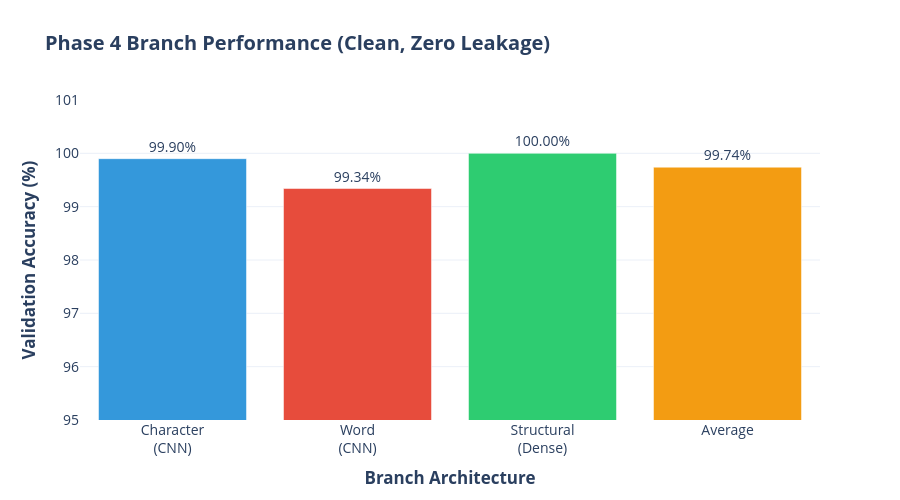
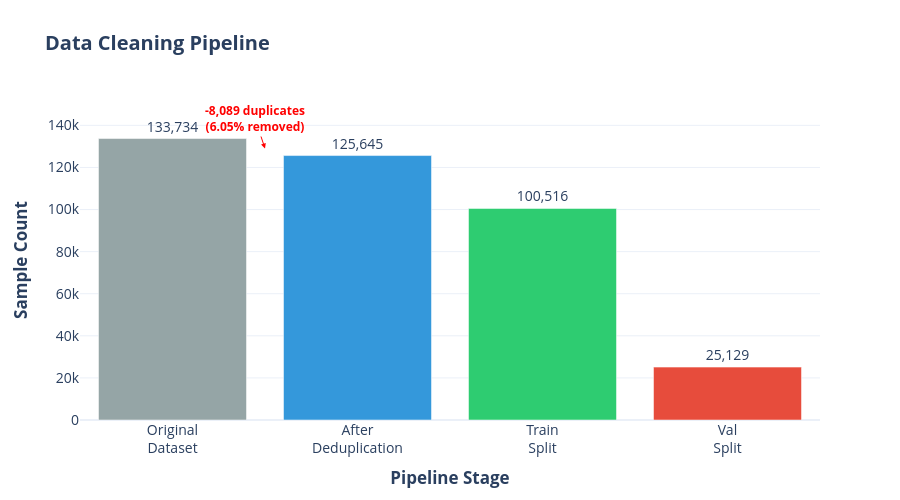
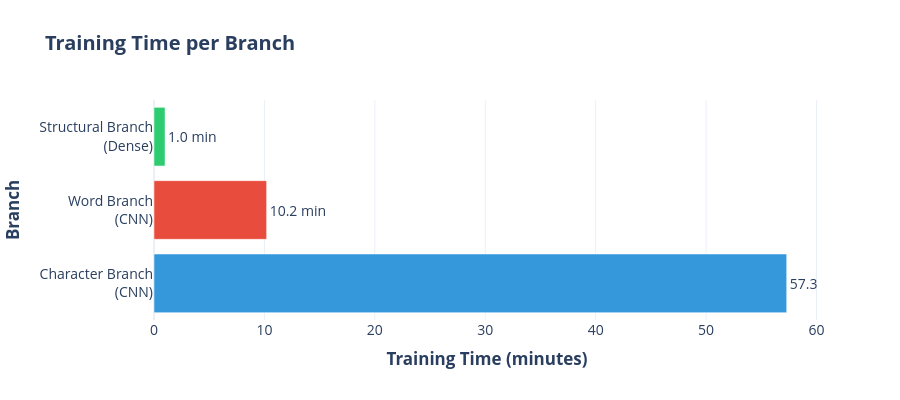

The cell these charts' notebook holds for them, in order:
### Code cell
# ============================================================================
# PHASE 4 RETRAINING - INLINE VISUALIZATION (JUPYTER DISPLAY)
# ============================================================================

import plotly.graph_objects as go
from plotly.subplots import make_subplots
import plotly.express as px

print("="*80)
print("PHASE 4 RETRAINING - VISUAL SUMMARY")
print("="*80)

# ============================================================================
# 1. Branch Performance Comparison
# ============================================================================

fig1 = go.Figure()

branches = ['Character<br>(CNN)', 'Word<br>(CNN)', 'Structural<br>(Dense)', 'Average']
accuracies = [99.90, 99.34, 100.00, 99.74]
colors = ['#3498db', '#e74c3c', '#2ecc71', '#f39c12']

fig1.add_trace(go.Bar(
    x=branches,
    y=accuracies,
    text=[f'{acc:.2f}%' for acc in accuracies],
    textposition='outside',
    marker_color=colors,
    hovertemplate='<b>%{x}</b><br>Accuracy: %{y:.2f}%<extra></extra>'
))

fig1.update_layout(
    title='<b>Phase 4 Branch Performance (Clean, Zero Leakage)</b>',
    xaxis_title='<b>Branch Architecture</b>',
    yaxis_title='<b>Validation Accuracy (%)</b>',
    yaxis=dict(range=[95, 101]),
    font=dict(size=14),
    height=500,
    showlegend=False,
    template='plotly_white'
)

fig1.show()

# ============================================================================
# 2. Data Cleaning Pipeline
# ============================================================================

fig2 = go.Figure()

categories = ['Original<br>Dataset', 'After<br>Deduplication', 'Train<br>Split', 'Val<br>Split']
samples = [133734, 125645, 100516, 25129]
colors_flow = ['#95a5a6', '#3498db', '#2ecc71', '#e74c3c']

fig2.add_trace(go.Bar(
    x=categories,
    y=samples,
    text=[f'{s:,}' for s in samples],
    textposition='outside',
    marker_color=colors_flow,
    hovertemplate='<b>%{x}</b><br>Samples: %{y:,}<extra></extra>'
))

fig2.add_annotation(
    x=0.5, y=129000,
    text='<b>-8,089 duplicates<br>(6.05% removed)</b>',
    showarrow=True,
    arrowhead=2,
    arrowcolor='red',
    font=dict(color='red', size=12)
)

fig2.update_layout(
    title='<b>Data Cleaning Pipeline</b>',
    xaxis_title='<b>Pipeline Stage</b>',
    yaxis_title='<b>Sample Count</b>',
    font=dict(size=14),
    height=500,
    showlegend=False,
    template='plotly_white'
)

fig2.show()

# ============================================================================
# 3. Training Time Comparison
# ============================================================================

fig3 = go.Figure()

times = [57.3, 10.2, 1.0]
branches_time = ['Character Branch<br>(CNN)', 'Word Branch<br>(CNN)', 'Structural Branch<br>(Dense)']

fig3.add_trace(go.Bar(
    x=times,
    y=branches_time,
    orientation='h',
    text=[f'{t:.1f} min' for t in times],
    textposition='outside',
    marker_color=['#3498db', '#e74c3c', '#2ecc71'],
    hovertemplate='<b>%{y}</b><br>Time: %{x:.1f} minutes<extra></extra>'
))

fig3.update_layout(
    title='<b>Training Time per Branch</b>',
    xaxis_title='<b>Training Time (minutes)</b>',
    yaxis_title='<b>Branch</b>',
    font=dict(size=14),
    height=400,
    showlegend=False,
    template='plotly_white'
)

fig3.show()

# ============================================================================
# 4. Leakage Analysis (Donut Chart)
# ============================================================================

fig4 = go.Figure()

fig4.add_trace(go.Pie(
    labels=['Clean Samples<br>(No Overlap)', 'Removed<br>Duplicates'],
    values=[125645, 8089],
    hole=0.4,
    marker_colors=['#2ecc71', '#e74c3c'],
    textinfo='label+percent+value',
    hovertemplate='<b>%{label}</b><br>Count: %{value:,}<br>Percent: %{percent}<extra></extra>'
))

fig4.update_layout(
    title='<b>Data Deduplication Results</b>',
    font=dict(size=14),
    height=500,
    template='plotly_white',
    annotations=[dict(text='<b>Zero<br>Leakage</b>', x=0.5, y=0.5, font_size=20, showarrow=False)]
)

fig4.show()

# ============================================================================
# 5. Original vs Clean Comparison
# ============================================================================

fig5 = go.Figure()

branches_comp = ['Character', 'Word', 'Structural', 'Average']
original_acc = [99.92, 99.32, 100.00, 99.75]
clean_acc = [99.90, 99.34, 100.00, 99.74]

fig5.add_trace(go.Bar(
    name='Original (with leakage)',
    x=branches_comp,
    y=original_acc,
    marker_color='rgba(231, 76, 60, 0.6)',
    text=[f'{a:.2f}%' for a in original_acc],
    textposition='outside'
))

fig5.add_trace(go.Bar(
    name='Clean (zero leakage)',
    x=branches_comp,
    y=clean_acc,
    marker_color='rgba(46, 204, 113, 0.8)',
    text=[f'{a:.2f}%' for a in clean_acc],
    textposition='outside'
))

fig5.update_layout(
    title='<b>Performance: Original vs Clean (Difference: -0.01%)</b>',
    xaxis_title='<b>Branch</b>',
    yaxis_title='<b>Validation Accuracy (%)</b>',
    yaxis=dict(range=[99, 101]),
    barmode='group',
    font=dict(size=14),
    height=500,
    template='plotly_white',
    legend=dict(x=0.7, y=0.95)
)

fig5.show()

# ============================================================================
# 6. Expected Phase 5A Performance (Gauge)
# ============================================================================

fig6 = go.Figure()

fig6.add_trace(go.Indicator(
    mode="gauge+number+delta",
    value=99.74,
    domain={'x': [0, 1], 'y': [0, 1]},
    title={'text': "<b>Expected Phase 5A<br>Final Accuracy</b>", 'font': {'size': 20}},
    delta={'reference': 79, 'suffix': '%', 'valueformat': '+.1f'},
    gauge={
        'axis': {'range': [0, 100], 'tickwidth': 1},
        'bar': {'color': "#2ecc71"},
        'bgcolor': "white",
        'steps': [
            {'range': [0, 70], 'color': '#e74c3c'},
            {'range': [70, 88], 'color': '#f39c12'},
            {'range': [88, 95], 'color': '#3498db'},
            {'range': [95, 100], 'color': '#2ecc71'}
        ],
        'threshold': {
            'line': {'color': "black", 'width': 4},
            'thickness': 0.75,
            'value': 95
        }
    }
))

fig6.update_layout(
    font=dict(size=14),
    height=400,
    template='plotly_white'
)

fig6.show()

# ============================================================================
# 7. COMPREHENSIVE DASHBOARD (All in One)
# ============================================================================

fig7 = make_subplots(
    rows=2, cols=2,
    subplot_titles=(
        '<b>Branch Accuracies</b>',
        '<b>Training Times</b>',
        '<b>Data Pipeline</b>',
        '<b>Improvement vs Baseline</b>'
    ),
    specs=[
        [{"type": "bar"}, {"type": "bar"}],
        [{"type": "bar"}, {"type": "indicator"}]
    ],
    vertical_spacing=0.15,
    horizontal_spacing=0.12
)

# Subplot 1: Accuracies
fig7.add_trace(go.Bar(
    x=['Char', 'Word', 'Struct'],
    y=[99.90, 99.34, 100.00],
    marker_color=['#3498db', '#e74c3c', '#2ecc71'],
    text=['99.90%', '99.34%', '100.00%'],
    textposition='outside',
    showlegend=False
), row=1, col=1)

# Subplot 2: Training times
fig7.add_trace(go.Bar(
    x=['Char', 'Word', 'Struct'],
    y=[57.3, 10.2, 1.0],
    marker_color=['#3498db', '#e74c3c', '#2ecc71'],
    text=['57.3m', '10.2m', '1.0m'],
    textposition='outside',
    showlegend=False
), row=1, col=2)

# Subplot 3: Data pipeline
fig7.add_trace(go.Bar(
    x=['Original', 'Clean', 'Train', 'Val'],
    y=[133734, 125645, 100516, 25129],
    marker_color=['#95a5a6', '#3498db', '#2ecc71', '#e74c3c'],
    text=['134K', '126K', '101K', '25K'],
    textposition='outside',
    showlegend=False
), row=2, col=1)

# Subplot 4: Improvement gauge
fig7.add_trace(go.Indicator(
    mode="gauge+number+delta",
    value=99.74,
    delta={'reference': 79, 'suffix': '%'},
    gauge={
        'axis': {'range': [0, 100]},
        'bar': {'color': "#2ecc71"},
        'steps': [
            {'range': [0, 79], 'color': '#e74c3c'},
            {'range': [79, 95], 'color': '#f39c12'},
            {'range': [95, 100], 'color': '#2ecc71'}
        ]
    },
    domain={'x': [0, 1], 'y': [0, 1]}
), row=2, col=2)

fig7.update_xaxes(title_text="Branch", row=1, col=1)
fig7.update_xaxes(title_text="Branch", row=1, col=2)
fig7.update_xaxes(title_text="Stage", row=2, col=1)
fig7.update_yaxes(title_text="Accuracy (%)", row=1, col=1)
fig7.update_yaxes(title_text="Time (min)", row=1, col=2)
fig7.update_yaxes(title_text="Samples", row=2, col=1)

fig7.update_layout(
    title_text='<b>Phase 4 Retraining - Complete Dashboard</b>',
    height=800,
    template='plotly_white',
    font=dict(size=12)
)

fig7.show()

print("\n" + "="*80)
print("✅ All 7 visualizations displayed above")
print("✅ Interactive - hover to see details")
print("="*80)

### Figure 1 — Plotly figure (JSON) as saved in the notebook; plotly's stock layout.template omitted (floating-point values rounded to 4 significant figures)
{"data": [{"hovertemplate": "<b>%{x}</b><br>Accuracy: %{y:.2f}%<extra></extra>", "marker": {"color": ["#3498db", "#e74c3c", "#2ecc71", "#f39c12"]}, "text": ["99.90%", "99.34%", "100.00%", "99.74%"], "textposition": "outside", "type": "bar", "x": ["Character<br>(CNN)", "Word<br>(CNN)", "Structural<br>(Dense)", "Average"], "y": [99.9, 99.34, 100, 99.74]}], "layout": {"font": {"size": 14}, "height": 500, "showlegend": false, "title": {"text": "<b>Phase 4 Branch Performance (Clean, Zero Leakage)</b>"}, "xaxis": {"title": {"text": "<b>Branch Architecture</b>"}}, "yaxis": {"range": [95, 101], "title": {"text": "<b>Validation Accuracy (%)</b>"}}}}

### Figure 2 — Plotly figure (JSON) as saved in the notebook; plotly's stock layout.template omitted (floating-point values rounded to 4 significant figures)
{"data": [{"hovertemplate": "<b>%{x}</b><br>Samples: %{y:,}<extra></extra>", "marker": {"color": ["#95a5a6", "#3498db", "#2ecc71", "#e74c3c"]}, "text": ["133,734", "125,645", "100,516", "25,129"], "textposition": "outside", "type": "bar", "x": ["Original<br>Dataset", "After<br>Deduplication", "Train<br>Split", "Val<br>Split"], "y": [133734, 125645, 100516, 25129]}], "layout": {"annotations": [{"arrowcolor": "red", "arrowhead": 2, "font": {"color": "red", "size": 12}, "showarrow": true, "text": "<b>-8,089 duplicates<br>(6.05% removed)</b>", "x": 0.5, "y": 129000}], "font": {"size": 14}, "height": 500, "showlegend": false, "title": {"text": "<b>Data Cleaning Pipeline</b>"}, "xaxis": {"title": {"text": "<b>Pipeline Stage</b>"}}, "yaxis": {"title": {"text": "<b>Sample Count</b>"}}}}

### Figure 3 — Plotly figure (JSON) as saved in the notebook; plotly's stock layout.template omitted (floating-point values rounded to 4 significant figures)
{"data": [{"hovertemplate": "<b>%{y}</b><br>Time: %{x:.1f} minutes<extra></extra>", "marker": {"color": ["#3498db", "#e74c3c", "#2ecc71"]}, "orientation": "h", "text": ["57.3 min", "10.2 min", "1.0 min"], "textposition": "outside", "type": "bar", "x": [57.3, 10.2, 1], "y": ["Character Branch<br>(CNN)", "Word Branch<br>(CNN)", "Structural Branch<br>(Dense)"]}], "layout": {"font": {"size": 14}, "height": 400, "showlegend": false, "title": {"text": "<b>Training Time per Branch</b>"}, "xaxis": {"title": {"text": "<b>Training Time (minutes)</b>"}}, "yaxis": {"title": {"text": "<b>Branch</b>"}}}}
